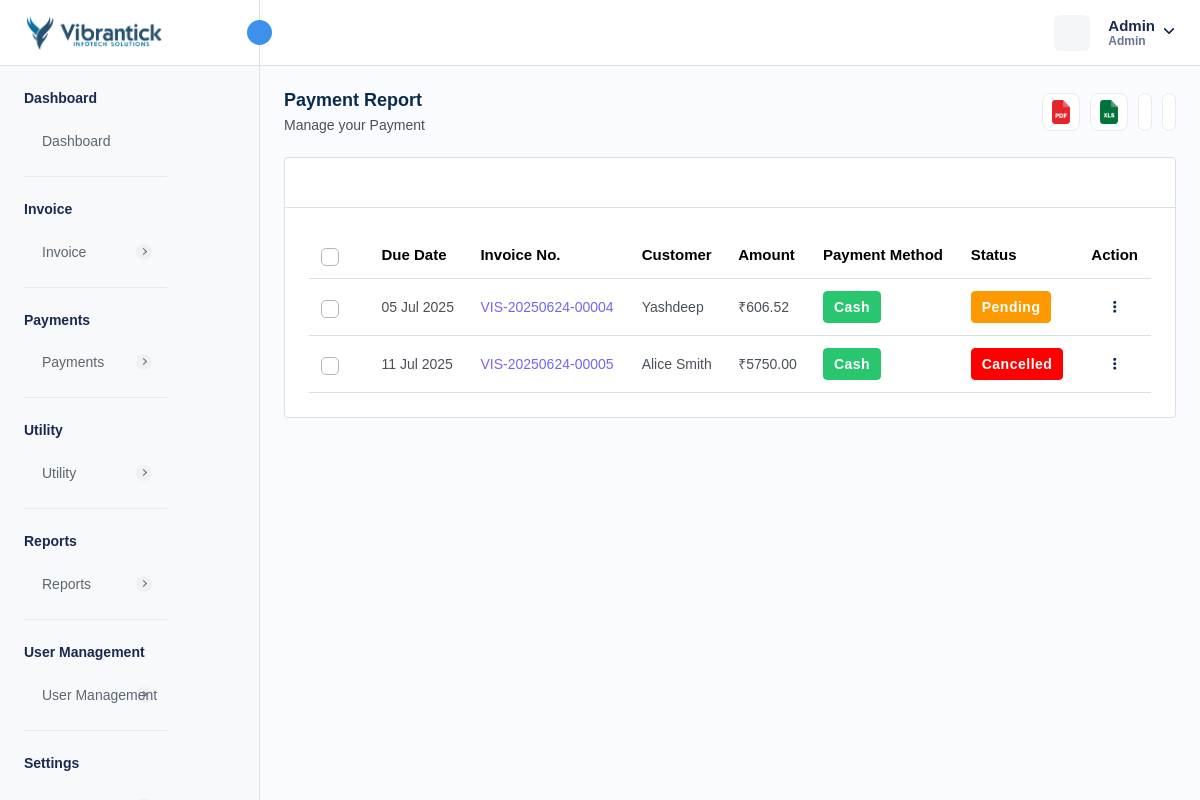
/manage-payments.php (signed in), run on an earlier commit of the app's database.
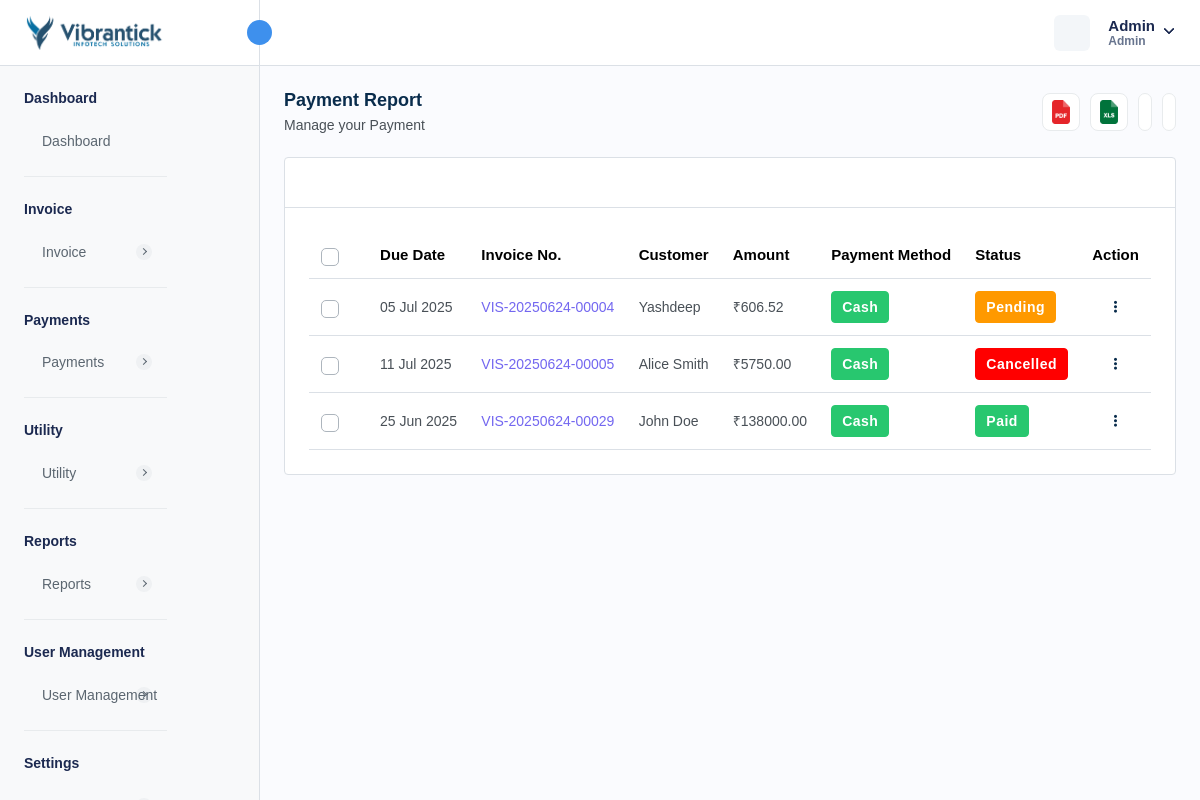
And on a later commit of the database.
### tables this page shows
CREATE TABLE `invoice` (
  `invoice_id` int NOT NULL AUTO_INCREMENT,
  `invoice_number` varchar(255) NOT NULL,
  `payment_method` enum('CREDIT_CARD','DEBIT_CARD','CASH','NET_BANKING','PAYPAL','OTHER') NOT NULL,
  `transaction_id` varchar(255) DEFAULT NULL,
  `status` enum('PAID','PENDING','CANCELLED','REFUNDED') NOT NULL,
  `amount` decimal(10,2) NOT NULL,
  `quantity` int NOT NULL,
  `tax` int NOT NULL,
  `discount` decimal(10,2) NOT NULL,
  `total_amount` decimal(10,2) NOT NULL,
  `due_date` varchar(255) DEFAULT NULL,
  `customer_id` int DEFAULT NULL,
  `service_id` json DEFAULT NULL,
  `description` longtext,
  `created_at` timestamp NULL DEFAULT CURRENT_TIMESTAMP,
  `updated_at` timestamp NULL DEFAULT CURRENT_TIMESTAMP ON UPDATE CURRENT_TIMESTAMP,
  `is_active` int NOT NULL DEFAULT '1',
  `reminder_enabled` int NOT NULL DEFAULT '0',
  `reminder_count` int NOT NULL DEFAULT '0',
  `created_by` int NOT NULL,
  `from_date` varchar(255) DEFAULT NULL,
  `to_date` varchar(255) DEFAULT NULL,
  `invoice_type` enum('FIXED','RECURSIVE') DEFAULT NULL,
  PRIMARY KEY (`invoice_id`),
  UNIQUE KEY `invoice_number_UNIQUE` (`invoice_number`),
  UNIQUE KEY `transaction_id_UNIQUE` (`transaction_id`)
);

CREATE TABLE `customer` (
  `customer_id` int NOT NULL AUTO_INCREMENT,
  `customer_name` varchar(255) NOT NULL,
  `customer_phone` varchar(15) DEFAULT NULL,
  `customer_email` varchar(255) DEFAULT NULL,
  `customer_address` text,
  `ship_name` varchar(255) DEFAULT NULL,
  `ship_phone` varchar(15) DEFAULT NULL,
  `ship_email` varchar(255) DEFAULT NULL,
  `ship_address` text,
  `isActive` int DEFAULT '1',
  `created_at` timestamp NULL DEFAULT CURRENT_TIMESTAMP,
  `updated_at` timestamp NULL DEFAULT NULL ON UPDATE CURRENT_TIMESTAMP,
  `customer_state` varchar(45) DEFAULT NULL,
  `customer_city` int DEFAULT NULL,
  `gst_number` varchar(45) DEFAULT NULL,
  PRIMARY KEY (`customer_id`),
  UNIQUE KEY `customer_phone_UNIQUE` (`customer_phone`),
  UNIQUE KEY `customer_email_UNIQUE` (`customer_email`),
  UNIQUE KEY `gst_number_UNIQUE` (`gst_number`)
);

### manage-payments.php (the view, shortened to what the changed rows need)
<?php
require "./database/config.php";
try {
    $stmtFetchInvoices = $db->prepare("SELECT * FROM invoice
    INNER JOIN customer
    ON customer.customer_id = invoice.customer_id
    WHERE invoice.is_active = 1
    ");
    if ($stmtFetchInvoices->execute()) {
        $invoices = $stmtFetchInvoices->get_result();
    } else {
        $_SESSION['error'] = 'Error for fetching customers';
    }
} catch (Exception $e) {
    $_SESSION['error'] = $e;
}
?>
<!DOCTYPE html>
<html lang="en">
<head>
    <link rel="stylesheet" href="assets/css/bootstrap.min.css" />
    <link rel="stylesheet" href="assets/css/bootstrap-datetimepicker.min.css" />
    <link rel="stylesheet" href="assets/plugins/daterangepicker/daterangepicker.css" />
    <link rel="stylesheet" href="assets/css/animate.css" />
    <link rel="stylesheet" href="assets/plugins/select2/css/select2.min.css" />
    <link rel="stylesheet" href="assets/css/dataTables.bootstrap5.min.css" />
    <link rel="stylesheet" href="assets/plugins/fontawesome/css/fontawesome.min.css" />
    <link rel="stylesheet" href="assets/plugins/fontawesome/css/all.min.css" />
    <link rel="stylesheet" href="assets/css/style.css" />
    <link rel="stylesheet" href="https://cdn.jsdelivr.net/npm/notyf@3/notyf.min.css" />
</head>
<body>
    <div class="main-wrapper">
        <div class="page-wrapper">
            <div class="content">
                <div class="card table-list-card">
                    <div class="card-body">
                        <div class="table-responsive">
                            <table id="myTable" class="table datanew">
                                <thead>
                                    <tr>
                                        <th class="no-sort">
                                            <label class="checkboxs">
                                                <span class="checkmarks"></span>
                                            </label>
                                        </th>
                                        <th>Due Date</th>
                                        <th>Invoice No.</th>
                                        <th>Customer</th>
                                        <th>Amount</th>
                                        <th>Payment Method</th>
                                        <th>Status</th>
                                        <th class="no-sort text-center">Action</th>
                                    </tr>
                                </thead>
                                <tbody>
                                    <?php foreach ($invoices->fetch_all(MYSQLI_ASSOC) as $invoice) { ?>
                                        <tr>
                                            <td>
                                                <label class="checkboxs">
                                                    <span class="checkmarks"></span>
                                                </label>
                                            </td>
                                            <td><?php $date = new DateTime($invoice['due_date']);
                                            echo $date->format('d M Y') ?></td>
                                            <td class="ref-number"><?php echo $invoice['invoice_number'] ?></td>
                                            <td>
                                                <?php echo $invoice['customer_name'] ?>
                                            </td>
                                            <td> ₹<?php echo $invoice['total_amount'] ?></td>
                                            <td class="payment-info">
                                                <?php if ($invoice['payment_method'] == 'CREDIT_CARD') { ?>
                                                    <span class="badge badge-lg bg-success">Credit Card</span>
                                                <?php } elseif ($invoice['payment_method'] == 'DEBIT_CARD') { ?>
                                                    <span class="badge badge-lg bg-success">Debit Card</span>
                                                <?php } elseif ($invoice['payment_method'] == 'CASH') { ?>
                                                    <span class="badge badge-lg bg-success">Cash</span>
                                                <?php } elseif ($invoice['payment_method'] == 'NET_BANKING') { ?>
                                                    <span class="badge badge-lg bg-primary">Net Banking</span>
                                                <?php } elseif ($invoice['payment_method'] == 'PAYPAL') { ?>
                                                    <span class="badge badge-lg bg-primary">Paypal</span>
                                                <?php } elseif ($invoice['payment_method'] == 'OTHER') { ?>
                                                    <span class="badge badge-lg bg-warning">Other</span>
                                                <?php } ?>
                                            </td>
                                            <td>
                                                <?php if ($invoice['status'] == 'PAID') { ?>
                                                    <span class="badge badge-lg bg-success">Paid</span>
                                                <?php } elseif ($invoice['status'] == 'CANCELLED') { ?>
                                                    <span class="badge badge-lg bg-danger">Cancelled</span>
                                                <?php } elseif ($invoice['status'] == 'PENDING') { ?>
                                                    <span class="badge badge-lg bg-warning">Pending</span>
                                                <?php } elseif ($invoice['status'] == 'REFUNDED') { ?>
                                                    <span class="badge badge-lg bg-primary">Refunded</span>
                                                <?php } ?>
                                            </td>
                                            <td class="text-center">
                                                <a class="action-set" href="javascript:void(0);" data-bs-toggle="dropdown"
                                                    aria-expanded="true">
                                                    <i class="fa fa-ellipsis-v" aria-hidden="true"></i>
                                                </a>
                                            </td>
                                        </tr>
                                    <?php } ?>
                                </tbody>
                            </table>
                        </div>
                    </div>
                </div>
            </div>
        </div>
    </div>
</body>
</html>

What changed in the data, as far as the page shows it:
added invoice: due_date "25 Jun 2025", invoice_number "VIS-20250624-00029", customer.customer_name "John Doe", total_amount "138000.00", payment_method "Cash", status "Paid"
